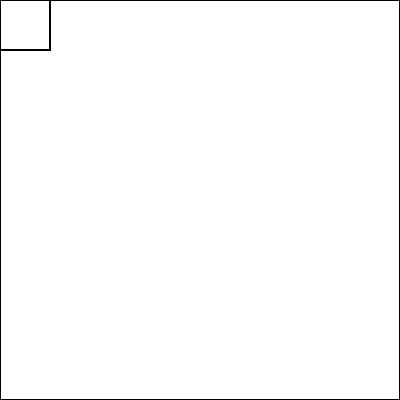
Frame 1 (no input)
Frame 60 (no input): identical to frame 1, image omitted
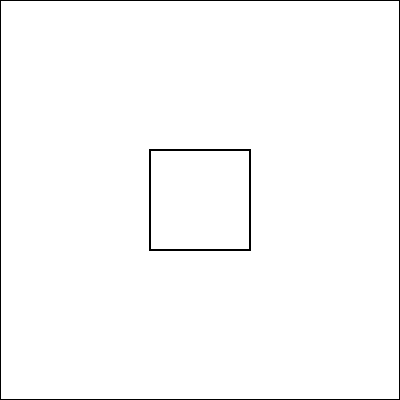
Frame 120 (the mouse pressed at the canvas centre since frame 60)

The p5.js sketch that drew these frames (run headless with seeded random() and noise() and a simulated clock; from frame 60 on, the mouse is pressed at the canvas centre):

// p5.js sketch
// ── sketch.js
var quad;
var points = [];
var pointThreshold = 10;

function setup() {
	createCanvas(400, 400);
	var rect = new Rectangle(width/2, height/2, width, height);
	quad = new Quadtree(rect);
}

function draw() {
	background(255);
	quad.update();
	for (let p of points) {
		p.draw();
	}
	rect(mouseX, mouseY, 100, 100);
	for (let p of points) {
		if (new Rectangle(mouseX, mouseY, 100, 100).contains(p)) {
			strokeWeight(3);
			stroke(255, 0, 0);
			point(p.x, p.y);
		}
	}
}

function mouseDragged() {
	var variance = 55;
	for (var i = 0; i < 2; i++) {
		points.push(new Point(
			mouseX + random(-variance, variance), 
			mouseY + random(-variance, variance)));
	}
}

function mousePressed() {
	var mouse = new Point(mouseX, mouseY);
	for (let p of points) {
		//Highlight quad if it contains the mouse
		if (quad.rect.contains(mouse)/* && quad.lowestLevel*/) {
			if (quad.rect.contains(p)) {
				strokeWeight(3);
				stroke(255, 0, 0);
				point(p.x, p.y);
			}
		}
	}
}
// ── point.js
class Point {
    constructor(x, y) {
        this.x = x;
        this.y = y;
        this.highlighted = false;
    }

    draw() {
        if (this.highlighted) stroke(100, 0, 0);
        else stroke(0);
        strokeWeight(2);
        point(this.x, this.y);
    }

    highlight(activate) {
        console.log(activate);
        if (activate) this.highlighted = true;
        else this.highlighted = false;
    }
}
// ── quadtree.js
class Quadtree {
    constructor(rectangle) {
        this.rect = rectangle;
        this.bounds = [];
        this.quads = [];
        this.lowestLevel = true;
    }
    
    update() {
        if (this.countPoints() > pointThreshold)
            this.subdivide();
        
        this.draw();
        for (let quad of this.quads) {
            quad.update();
        }
    }

    draw() {
        rectMode(CENTER);
        stroke(0);
        strokeWeight(2);
        noFill();
        rect(this.rect.x, this.rect.y, this.rect.w, this.rect.h);
        // point(this.rect.x, this.rect.y);
    }

    countPoints() {
        var pointCnt = 0;
        if (this.lowestLevel) {
            for (let point of points) {
                if (this.rect.contains(point)) {
                    pointCnt++;
                }
            }
        }
        return pointCnt;
    }

    subdivide() {
        var x = this.rect.x;
        var y = this.rect.y;
        var w = this.rect.w;
        var h = this.rect.h;       
        var nwr = new Rectangle(x - (w/4), y - (h/4), w/2, h/2);
        var ner = new Rectangle(x + (w/4), y - (h/4), w/2, h/2);
        var swr = new Rectangle(x - (w/4), y + (h/4), w/2, h/2);
        var ser = new Rectangle(x + (w/4), y + (h/4), w/2, h/2);
        this.quads.push(new Quadtree(nwr));
        this.quads.push(new Quadtree(ner));
        this.quads.push(new Quadtree(swr));
        this.quads.push(new Quadtree(ser));
        this.lowestLevel = false;
    }
}

class Rectangle {
    constructor(x, y, width, height) {
        this.x = x;
        this.y = y;
        this.w = width;
        this.h = height;
    }

    contains(point) {
        return !(
            point.x < this.x - this.w/2 ||
            point.x > this.x + this.w/2 ||
            point.y < this.y - this.h/2 ||
            point.y > this.y + this.h/2);
    }
}
